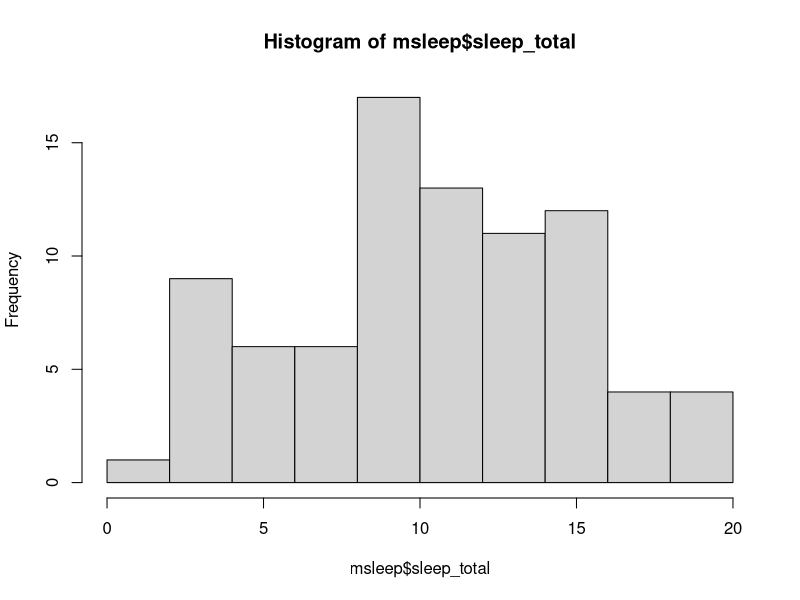
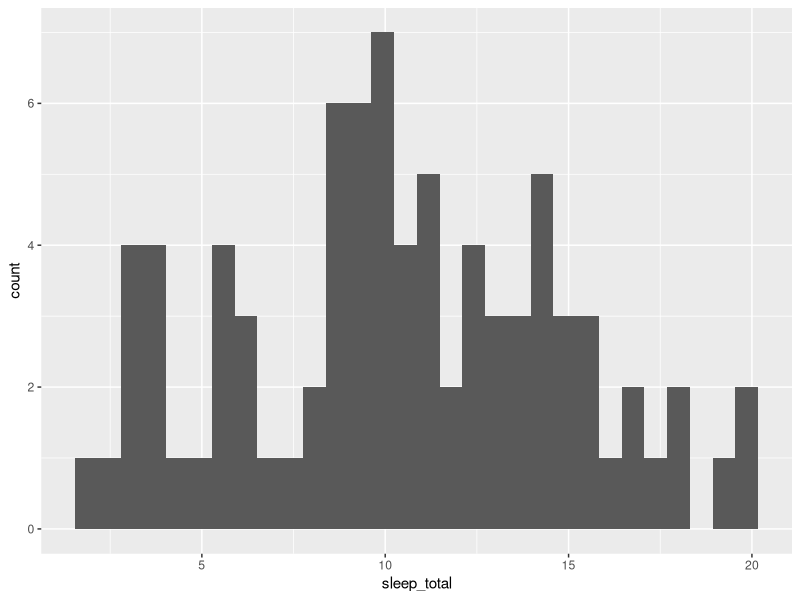
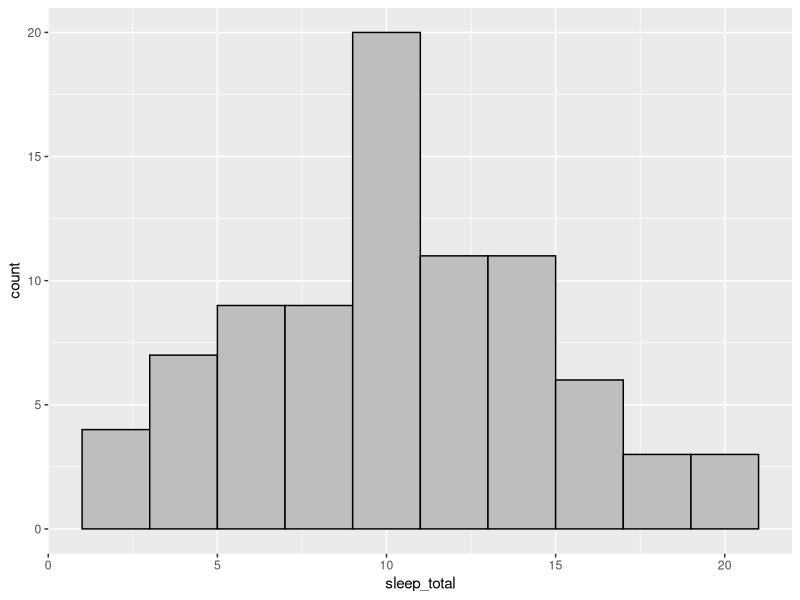
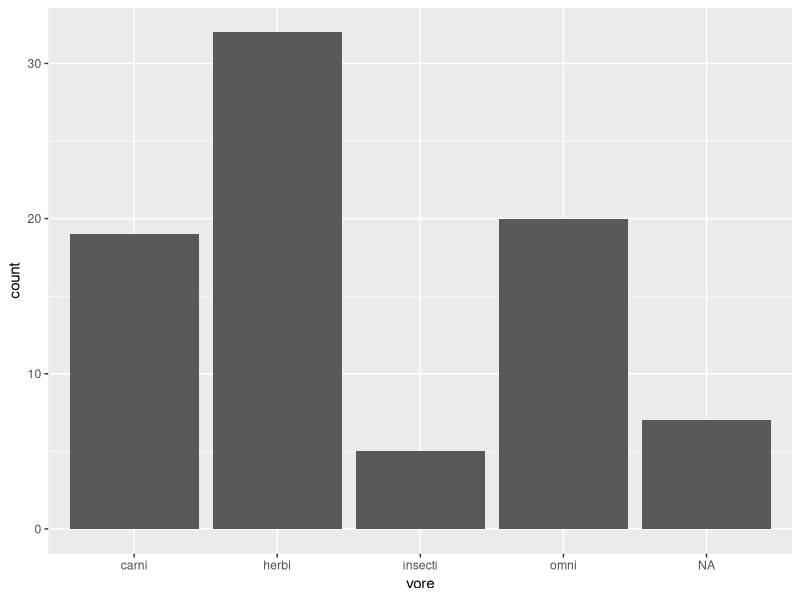
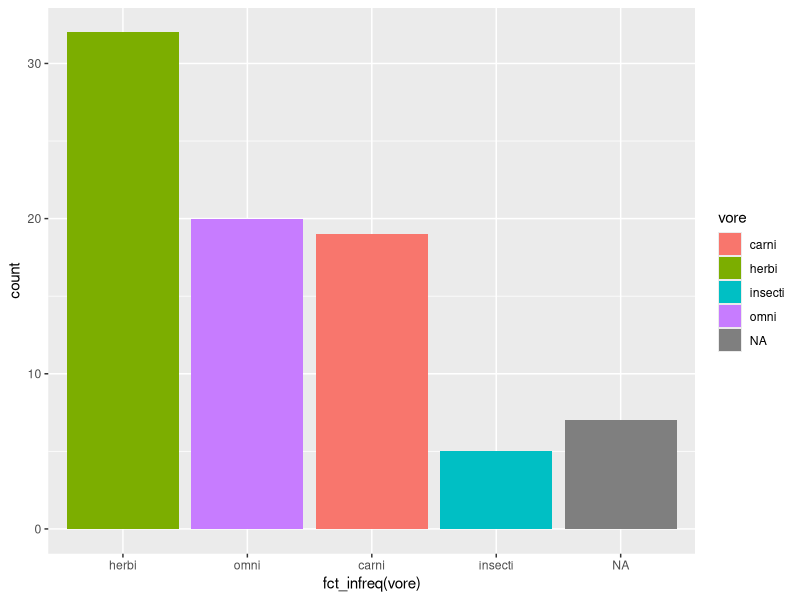
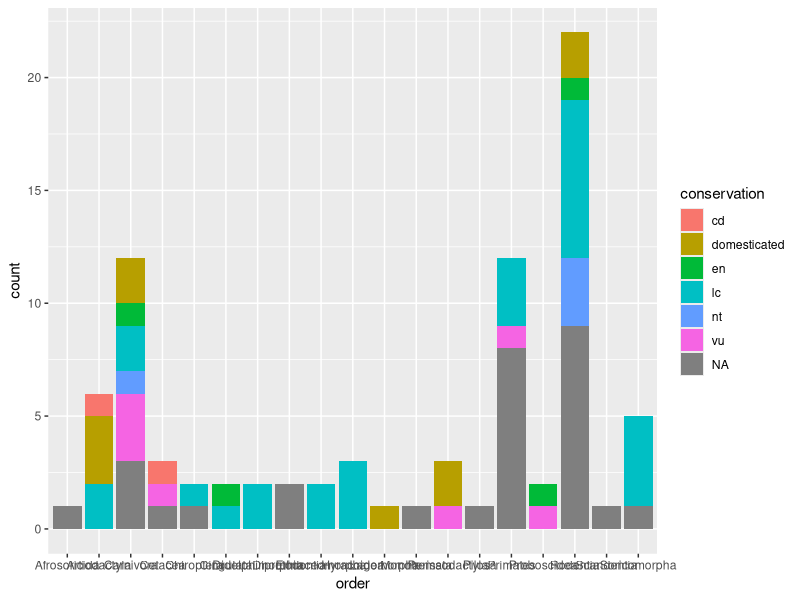
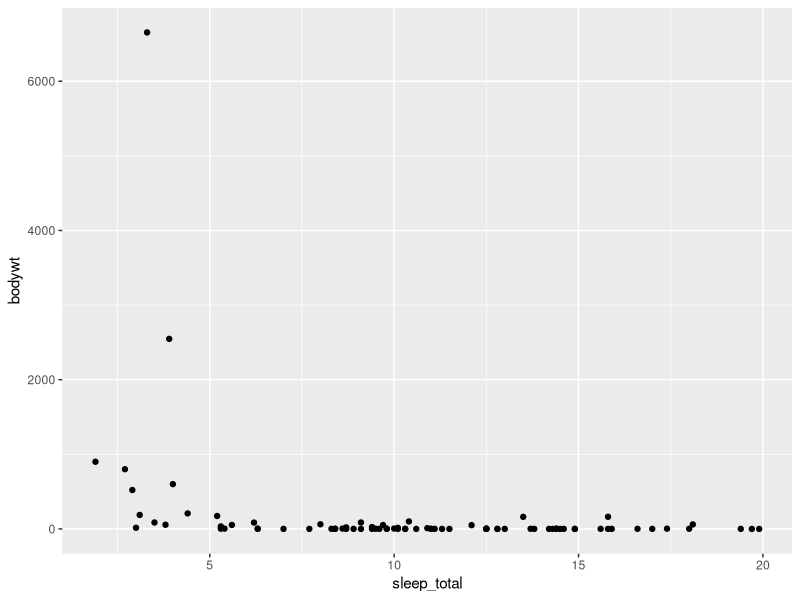
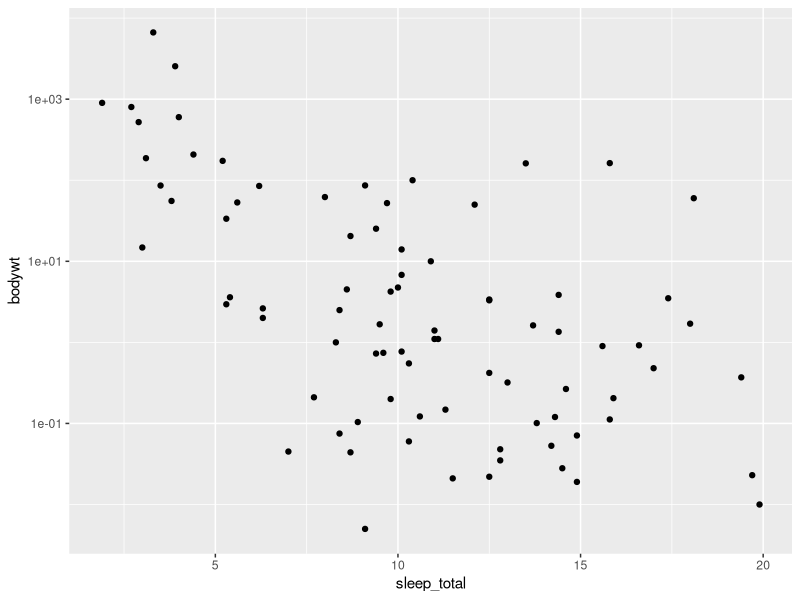

Reproduce these figures in R, in order. (Note: this script raises an error after producing the figures.)
## ---- chunk 1
library(tidyverse)
## ---- chunk 2
#data()
help(msleep)
## ---- chunk 3
msleep
## ---- chunk 4
class(msleep)
## ---- chunk 5
dim(msleep)
colnames(msleep)
head(msleep)
summary(msleep)
str(msleep)

## ---- chunk 6
msleep |>
  distinct(genus)
## ---- chunk 7
msleep |>
    count(genus, sort=TRUE)
## ---- chunk 8
msleep |>
    count(conservation, sort=TRUE)
## ---- chunk 9
hist(msleep$sleep_total) 
## ---- chunk 10
ggplot(data=msleep, aes(x = sleep_total)) +
    geom_histogram()   #binwidth=4
## ---- chunk 11
ggplot(data=msleep, aes(x = sleep_total)) +
    geom_histogram(binwidth=2, color="black", fill="gray")  
## ---- chunk 12
ggplot(data=msleep, aes(x=vore)) +
    geom_bar(stat="count")
## ---- chunk 13
ggplot(msleep, aes(x=fct_infreq(vore), fill=vore)) +
    geom_bar(stat="count") 
## ---- chunk 14
ggplot(msleep, aes(x=order, fill=conservation)) +
    geom_bar(stat="count")
## ---- chunk 15
ggplot(msleep, aes(x=sleep_total, y=bodywt)) + 
    geom_point()
## ---- chunk 16
msleep |>
  filter(bodywt>1000)

## ---- chunk 17
ggplot(msleep, aes(x=sleep_total, y=bodywt)) +
  geom_point() +
  scale_y_continuous(trans="log10")

## ---- chunk 18
ggplot(msleep, aes(x=sleep_total, y=bodywt)) +
  geom_point(size=2, alpha=0.5, color="red") +
  scale_y_continuous(trans="log10")
## ---- chunk 19
ggplot(msleep, aes(x=sleep_total, y=bodywt)) +
  geom_point(size=2, alpha=0.5, color="red") +
  scale_y_continuous(trans="log10") +
  geom_smooth() 
## ---- chunk 20
ggplot(msleep, aes(x=sleep_total, y=bodywt, color=vore)) +
  geom_point(size=2, alpha=0.5) +
  scale_y_continuous(trans="log10") +
  geom_smooth(se=FALSE)

## ---- chunk 21
#install.packages("GGally")
## ---- chunk 22
library(GGally) 
ggpairs(msleep, columns=6:11, ggplot2::aes(color=vore))
## ---- chunk 23
titanic = Titanic |>
    as_tibble()
## ---- chunk 24
titanic |>
    distinct(Class)
## ---- chunk 25
titanic |>
    distinct(Class, Sex)
## ---- chunk 26
titanic |>
    count(Class, sort=TRUE)
## ---- chunk 27
ggplot(data=titanic, aes(x=Sex, y=n)) +
    geom_bar(stat="identity")
## ---- chunk 28
ggplot(data=titanic, aes(x=Age, y=n)) +
    geom_bar(stat="identity") 
## ---- chunk 29
ggplot(titanic, aes(x = Class, y = n, fill = Survived)) +
    geom_bar(stat = "identity", position = "fill") +
    facet_grid(Sex ~ Age)
## ---- chunk 30
titanic_summary <- titanic |>
    group_by(Sex, Class, Age) |>
    summarize(total = sum(n))
## ---- chunk 31
survivors <- titanic |>
    filter(Survived == "Yes") |>
    group_by(Sex, Age, Class) |>
    summarize(survived = sum(n))
## ---- chunk 32
#titanic_summary <- left_join(titanic_summary, survivors, by = c("Sex", "Age", "Class"))   

titanic_summary <- titanic_summary |>
    left_join(survivors, by = c("Sex", "Age", "Class"))
## ---- chunk 33
titanic_summary <- titanic_summary |>
  mutate(survival_rate = survived / total)
## ---- chunk 34
titanic_summary <- titanic_summary |>
    arrange(survival_rate)
## ---- chunk 35
# Calculate survival rates by Class and Sex 

survival_rates <- titanic_summary |>
    group_by(Class, Sex) |>
    summarize(survival_rate = mean(survival_rate, na.rm=TRUE))

# Heatmap of survival rates 
ggplot(survival_rates, aes(x = Class, y = Sex, fill = survival_rate)) +
    geom_tile()
## ---- chunk 36
year_avgs <- read.csv("../data/Hanover_temp-yearaverages.csv", row.names=1)  

tail(year_avgs)
## ---- chunk 37
ggplot() +
    geom_line(data=year_avgs |> filter (type=="maxtemp" & Year < 2024), aes(x=Year, y=T_yravg), color="red") +
    geom_line(data=year_avgs |> filter (type=="mintemp" & Year < 2024), aes(x=Year, y=T_yravg))
## ---- chunk 38
year_avgs_wide <- year_avgs |>
    pivot_wider(names_from = type, values_from = T_yravg)
## ---- chunk 39
library(zoo)

ggplot(year_avgs_wide |> filter(Year<2025), aes(x=Year)) +     
    geom_line(aes(y=maxtemp), color="red", size=1, alpha=0.5) +
    geom_line(aes(y=rollmean(maxtemp, 10, na.pad=TRUE)), linetype="dashed") +
    geom_line(aes(y=mintemp), color="blue", size=1, alpha=0.5)+
    geom_line(aes(y=rollmean(mintemp, 10, na.pad=TRUE)), linetype="dashed")
## ---- chunk 40
temps <- read.csv("../data/Hanover-temps21c_w-daynums.csv")
## ---- chunk 41
head(temps)
## ---- chunk 42
colnames(temps)
## ---- chunk 43
library(viridis) 
ggplot(temps |> filter(Year == 2022), aes(x=daynum, y=maxdiff20c, fill=maxdiff20c)) +
    geom_bar(stat="identity") +
    scale_fill_viridis(option = "plasma")   

#scale_fill_gradient(low = "blue", high = "red") 
## ---- chunk 44

#options(repr.plot.width=30, repr.plot.height=50) 
ggplot(temps |> filter(Year>2015), aes(x=daynum, y=maxdiff20c, fill=maxdiff20c)) +
    geom_bar(stat="identity") +
    facet_wrap(~Year, ncol=1) +
    scale_fill_viridis(option = "plasma")
